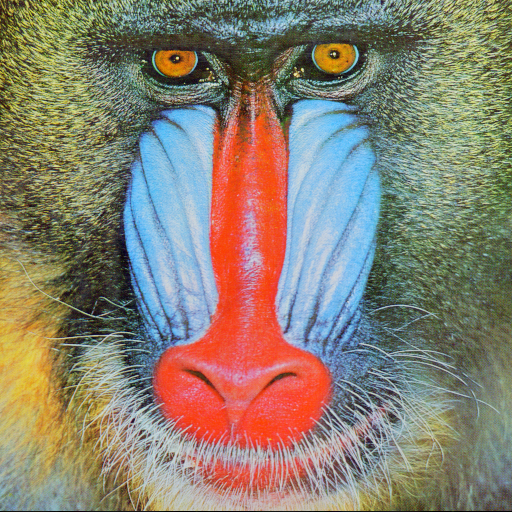
%> input picture lab3/mandrill.png, 512 x 512 px
$ octave lab3.m   (GNU Octave 9; MATLAB toolbox functions it lacks are replaced by stand-ins)
%> lines starting %> are read from the running program, lines starting %| are printed output that depends on the picture
%%Prep
mandrill = imread('mandrill.png');
%> mandrill is the input picture: size 512x512x3 uint8; mean R, G, B 137.4, 128.9, 113.1
mandrill = rgb2gray(mandrill);
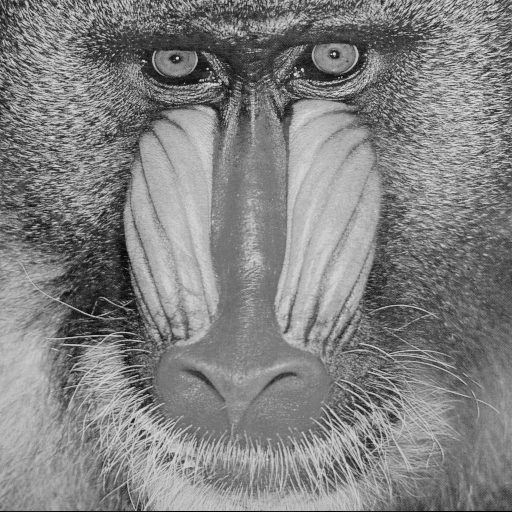
%> mandrill: size 512x512 uint8; min 0, max 231, mean 129.6
cameraman = imread('cameraman.tif');
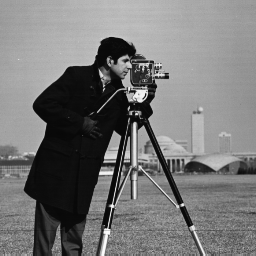
%> input picture lab3/cameraman.tif, 256 x 256 px
%> cameraman is the input picture: size 256x256 uint8; min 7, max 253, mean 118.7
%> (the run ends here)
